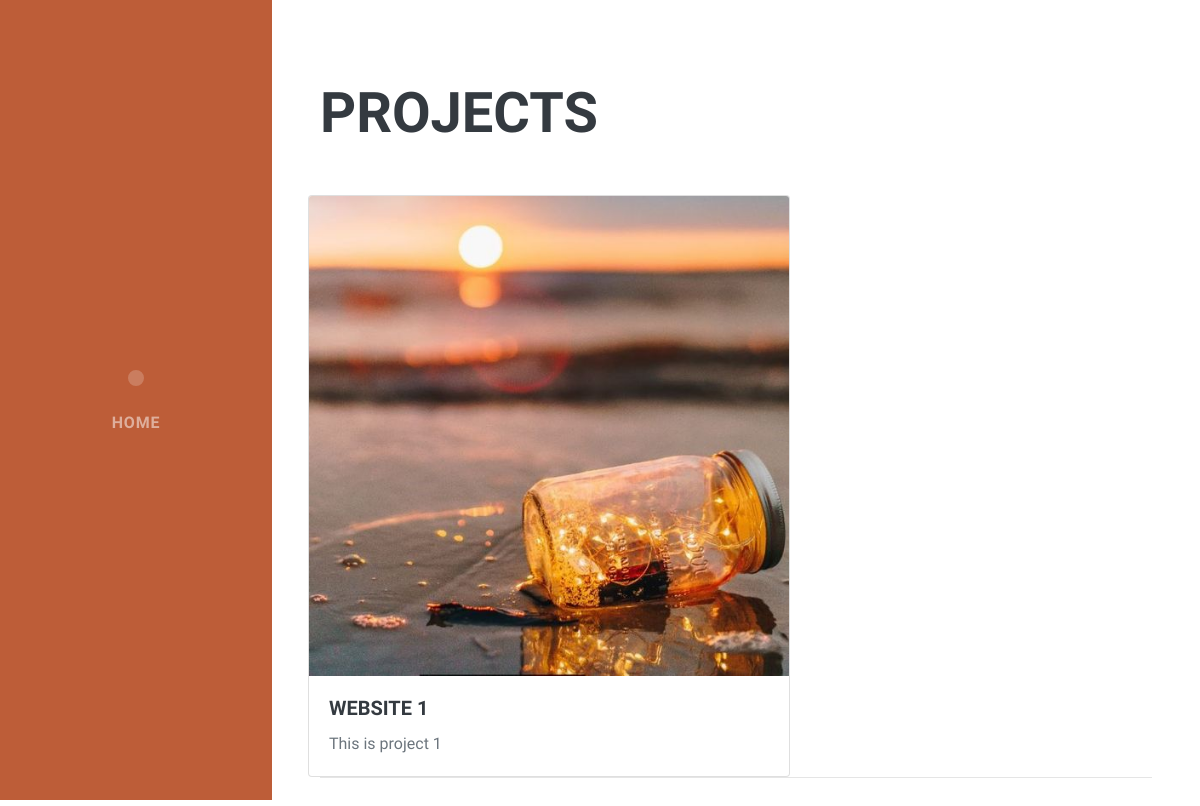
Page /project/1 on the earlier database version.
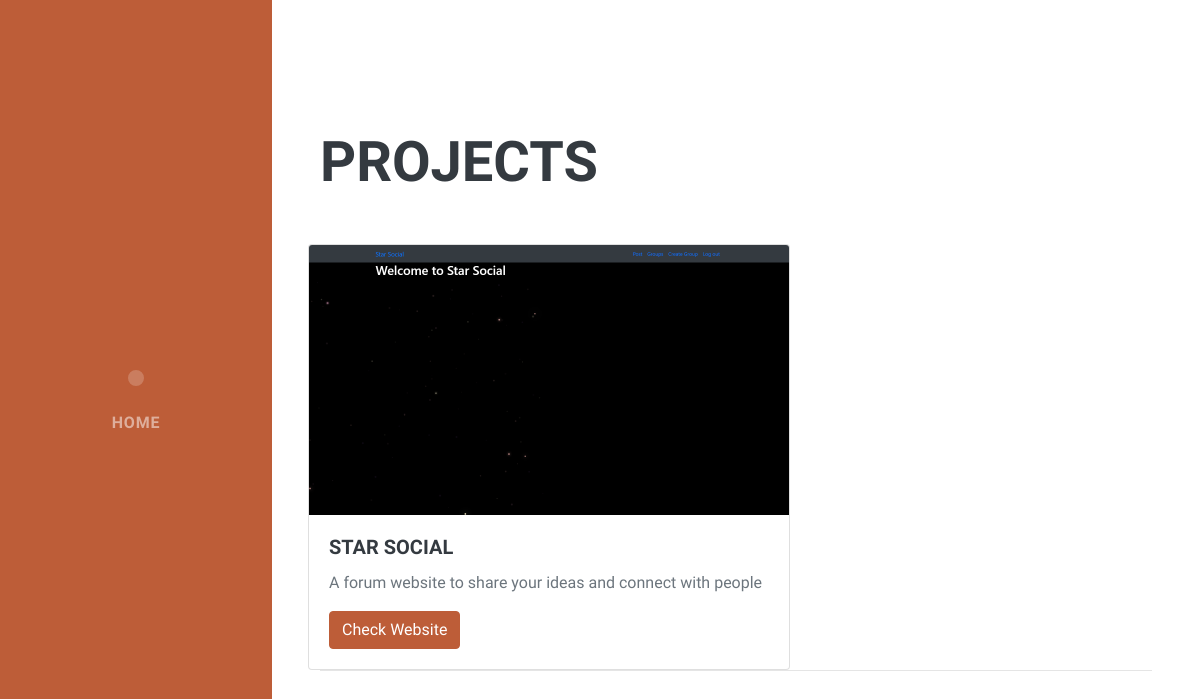
Same page on the later database version.
### project/models.py (models this page shows, shortened)
class Project(models.Model):
    title = models.CharField(max_length=50)
    description = models.CharField(max_length=250)
    image = models.ImageField(upload_to='resume/images/')
    url = models.URLField(blank=True)

### project/views.py (the view)
# urls.py: path('project/<int:project_id>',views.detail,name='detail'),
def detail(request,project_id):
    project = get_object_or_404(Project, id=project_id)
    context = {
        'project':project
    }
    return render(request,'project/detail.html',context)

### project/templates/project/detail.html (shortened to what this page needs)
<!DOCTYPE html>
{% load static %}
<html lang="en">
    <head>
        <link href="{% static 'css/styles.css' %}" rel="stylesheet" />
    </head>
    <body id="page-top">
        <nav class="navbar navbar-expand-lg navbar-dark bg-primary fixed-top" id="sideNav">
            <a class="navbar-brand js-scroll-trigger" href="#page-top">
                <span class="d-none d-lg-block"><img class="img-fluid img-profile rounded-circle mx-auto mb-2" src="{% static 'assets/img/sumit_profile.jpeg' %}" alt="" /></span>
            </a>
            <div class="collapse navbar-collapse" id="navbarSupportedContent">
                <ul class="navbar-nav">
                  <li class="nav-item"><a class="nav-link js-scroll-trigger" href="{% url 'index' %}">Home</a></li>
                </ul>
            </div>
        </nav>
            <section class="resume-section" id="projects">
                <div class="resume-section-content">
                    <h2 class="mb-5">Projects</h2>
                    <div class="row">
                    <div class="card">
      <img class="card-img-top" style="width: 30rem;" src="{{ project.image.url }}" alt="Card image cap">
      <div class="card-body">
        <h5 class="card-title">{{ project.title }}</h5>
        <p class="card-text">{{project.description}}</p>
        {% if project.url %}
        <a href="{{ item.url }}" class="btn btn-primary">Check Website</a>
        {% endif %}
      </div>
    </div>
</div>
            <hr class="m-0" />
        </div>
        </section>
    </body>
</html>

Differences in the rows shown:
changed Project: image: a different picture; title "WEBSITE 1" → "STAR SOCIAL"; description "This is project 1" → "A forum website to share your ideas and connect with people"
Other differences:
text now shown: "Check Website"
